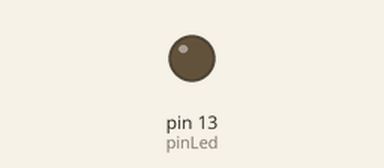
A sketch run on a simulated Arduino Uno, built with avr-gcc and run on an emulated ATmega328P. On the bench: output pins drawn as LEDs (lit = HIGH). What the sketch prints to the serial monitor is not drawn.

Above: at 2.0 s.
Timing chart, 0 to 5.4 s (numbered marks = the images above):
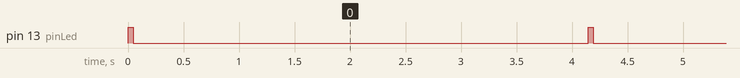

The sketch:

sizeof.ino
```cpp
#include <Wire.h>
#include <inttypes.h>

const unsigned int pinLed = 13;


template<typename T>
void printSize(String name, String tab = "\t")
{
	Serial.print(String("\tsizeof(") + name + String("): ") + tab);
	Serial.println(sizeof(T));
}


void setup()
{
	Serial.begin(115200);
	while (!Serial);
	pinMode(pinLed, OUTPUT);
}

void loop()
{
	digitalWrite(pinLed, HIGH);
	Serial.println("Integer types:");

	printSize<short>("short", "\t\t");
	printSize<int>("int", "\t\t");
	printSize<long int>("long int");
	printSize<long long int>("long long int");
	Serial.println("");
	printSize<int8_t> ("int8_t");
	printSize<int16_t>("int16_t");
	printSize<int32_t>("int32_t");
	printSize<int64_t>("int64_t");
	Serial.println("");
	printSize<int_least8_t> ("int_least8_t");
	printSize<int_least16_t>("int_least16_t");
	printSize<int_least32_t>("int_least32_t");
	printSize<int_least64_t>("int_least64_t");

	Serial.println("\nFloating point types:");
	printSize<float>("float", "\t\t");
	printSize<double>("double");
	printSize<long double>("long double");
	//printSize<long long double>("long long double"); // no long long double :(

	Serial.println("\nOther types:");
	printSize<char>("char", "\t\t");
	printSize<byte>("byte", "\t\t");
	printSize<bool>("bool", "\t\t");
	printSize<void>("void", "\t\t");
	printSize<void*>("void*", "\t\t");
	printSize<word>("word", "\t\t");
	printSize<size_t>("size_t");
	printSize<ptrdiff_t>("ptrdiff_t");

	Serial.println("\nArduino objects:");
	printSize<HardwareSerial>("Serial");

	Serial.println("\n\n");
	digitalWrite(pinLed, LOW);
	delay(1<<12);
}
```

Measured:
- by itself, pin 13 (pinLed): alternates HIGH for 0.05 s and LOW for 4.1 s
